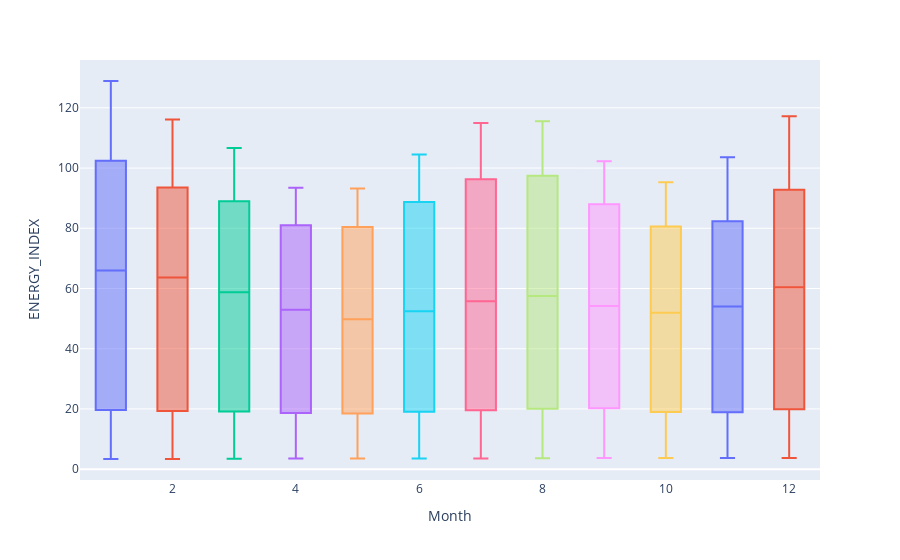

Notebook source saved alongside this figure:
### Markdown cell above
**Observations**
- Till  year 2005 ( hover in the graph and it will show ) the trend has been increasing consumption.
- After year 2005,the consumption is incraesing/decreasing randomly.

### Code cell
# boxplot for month's count

fig = px.box(df, x='Month', y='ENERGY_INDEX',color='Month')
fig.update_traces(showlegend=False)
fig.show()
